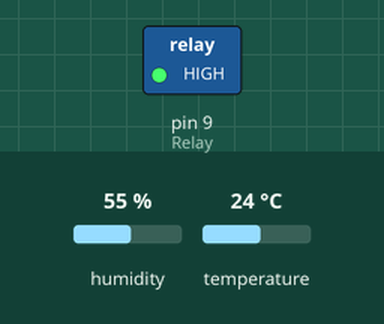
Recording of a sketch running on a simulated Arduino Uno, built with avr-gcc and run on an emulated ATmega328P. Shown: switched loads named in the sketch (green lamp = pin HIGH). The inputs (shaded band) are chosen by the test bench; at power-on: temperature 24 °C, humidity 55 %. The local clock reads 2024-03-15 10:24:30 at power-on unless the sketch sets it; pins used as bus, display or sensor lines are not drawn; what the sketch prints to the serial monitor is not drawn.

Above: at 8.4 s.
8.5 s: temperature set to 26 °C
12.2 s: temperature set to 29 °C
At 13.5 s:
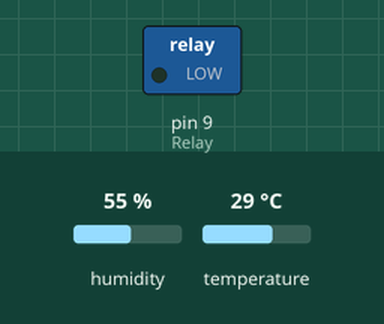
14.9 s: temperature set to 12 °C
At 20.1 s:
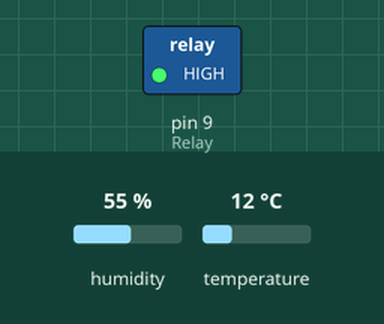
Timing chart, 0 to 22.5 s (numbered marks = the images above; inputs shaded):
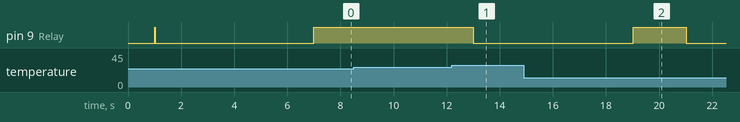

Measured:
- the behaviour switches between 27 and 28 °C on temperature (found by bisection; images 0 and 1)
- after the input at 12.2 s, pin 9 (Relay): HIGH → LOW after 0.80 s
- after the input at 14.9 s, pin 9 (Relay): LOW → HIGH after 4.1 s, → LOW 2.0 s later

The sketch:

PROJ_thelast.ino
```cpp
#include "MPublic.h"
#include <TimerOne.h>
#include "Relay.h"

//--mappin
#define vcc1 12
#define vcc2 11
#define vcc3 10
void fTimerIsr(void);

void setup() {
  //-----setpin
  pinMode(vcc1,OUTPUT);pinMode(vcc2,OUTPUT);pinMode(vcc3,OUTPUT);
  digitalWrite(vcc1,HIGH);
  digitalWrite(vcc2,HIGH);
  digitalWrite(vcc3,HIGH);
  Serial.begin(9600);
  Timer1.initialize(1000000);         // set timer=1000000 us = 1s
  Timer1.attachInterrupt(fTimerIsr);  // attach ISR here
  //------------

  //fTestOpen();
  fRelayOpen();
}

void loop() {

  schZone = true;
  //fTestRun();
  getsec();
  getTemp();
  fRelayRun();
}

void fTimerIsr(void) {

  schZone = false;
  //fTestRun();
  fRelayRun();
}
```

MPublic.h
```cpp
#define tByte   unsigned char   // 8  Bits
#define tWord   unsigned int    // 16 Bits
#define tDWord  unsigned long   // 32 Bits

#define tFloat  float
#define tString String

#define bNull   0xFF
#define wNull   0xFFFF
#define dNull   0xFFFFFFFF
#define pNull   NULL

boolean schZone;       /* Dividing 2 scheduling spaces
                        true = normal scheduling
                        false = timer scheduling */

//== Switch States =====================
#define sON    1       // Switch state=ON
#define sOFF   0       // Switch state=OFF
#define sIDL   bNull   // Switch state=IDLE
```

Relay.h
```cpp
extern "C" {tByte fRelayOpen(void);}
extern "C" {void fRelayRun(void);}
extern "C" {tFloat getTemp(void);}
extern "C" {tString getsec(void);}
#define DHTPIN 2
#define DHTTYPE DHT11
```

Relay.ino
```cpp
// Traffic light module
// D11 -> Red LED, D10 -> Yellow LED, D9 -> Green LED
#include "DHT.h"
#include <Wire.h>
#include <LiquidCrystal_I2C.h>
#include <DS1302.h>
#define Relay 9
#define TimeOn 10
Time getT;
tFloat temp=0,humi=0;
tString str,check;
DS1302 rtc(8, 7, 6);
DHT dht(DHTPIN, DHTTYPE);
typedef struct {
  tByte   state;
  tByte   cntOn;
  tByte   cnt;
} tRelay;

tRelay  m_Relay;
//---------------------------functions----------------------------
tFloat getTemp(void){
temp = dht.readTemperature();
humi = dht.readHumidity();
  if(isnan(temp)||isnan(humi)){
   Serial.println("DHT faild to read.......");
    }else{
     Serial.println("DHT to start");
     Serial.println(temp);
      Serial.println(humi);
      }
     return temp,humi;
 }
tString getsec(void){
  getT = rtc.getTime();
  str=rtc.getTimeStr();
  check=getT.sec;
 //check=getT.min;
 //check=getT.hour;
  Serial.println(getT.sec, DEC);
  //erial.println("s");
  return check;
}
//- State Machine ----------------------------------
//--relay off
tByte fRelayState100(tRelay *m) {

   digitalWrite(Relay,HIGH);
    if (check=="10"||check=="30"||check=="50") {
    m->cnt=0;
    m->state=101;
    }
    if(temp>27){
      m->cnt=0;
      m->state=102;
    }else m->cnt++;
  return 0;
}
//--relay on state 1
tByte fRelayState101(tRelay *m) {

  digitalWrite(Relay,LOW);
  if (m->cnt>m->cntOn) {
      m->cnt=0;
      m->state=100;
  } else m->cnt++;
  return 0;
}
//--relay on state 2
tByte fRelayState102(tRelay *m){
  //--relay addjust
  digitalWrite(Relay,LOW);
  if (m->cnt>m->cntOn)
  {   if(temp<27){
      m->cnt=0;
      m->state=100;}
  } else m->cnt++;
  return 0;
  }

tByte fRelayEntry(tRelay *m) {

  if (schZone) { // running in normal scheduling

  } else {       // running in timer scheduling
    switch (m->state) {
      case 100 : fRelayState100(m); break;
      case 101 : fRelayState101(m); break;
      case 102 : fRelayState102(m); break;
      default : break;
    }
  }
  return 0;
}

//--------------------------------------------------

tByte fRelayOpen(void) {

  //- Set 3 outputs
  pinMode(Relay,OUTPUT);
  //- Set delay time
  digitalWrite(Relay,LOW);
  m_Relay.cntOn=TimeOn;
  m_Relay.cnt=0;
  //-------------------------
  m_Relay.state=100;

  return 0;
}

void fRelayRun(void) {

  fRelayEntry(&m_Relay);
}
```
